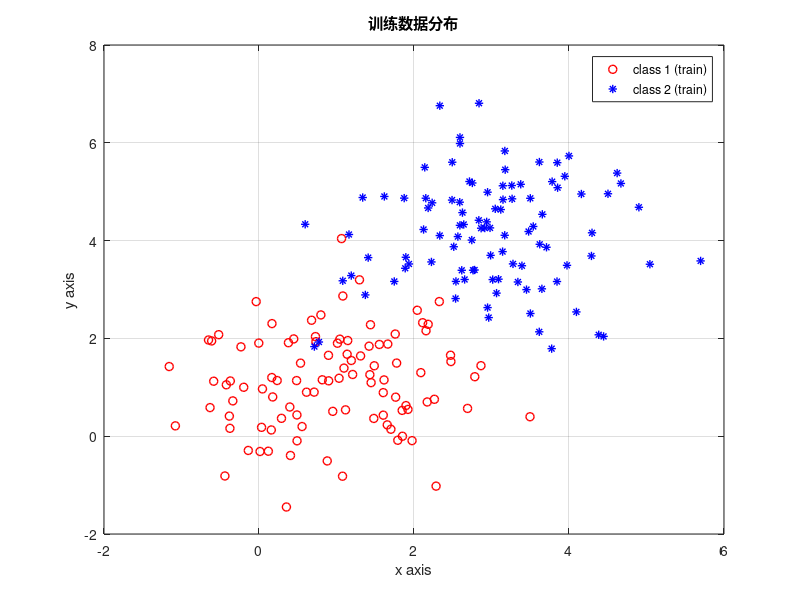
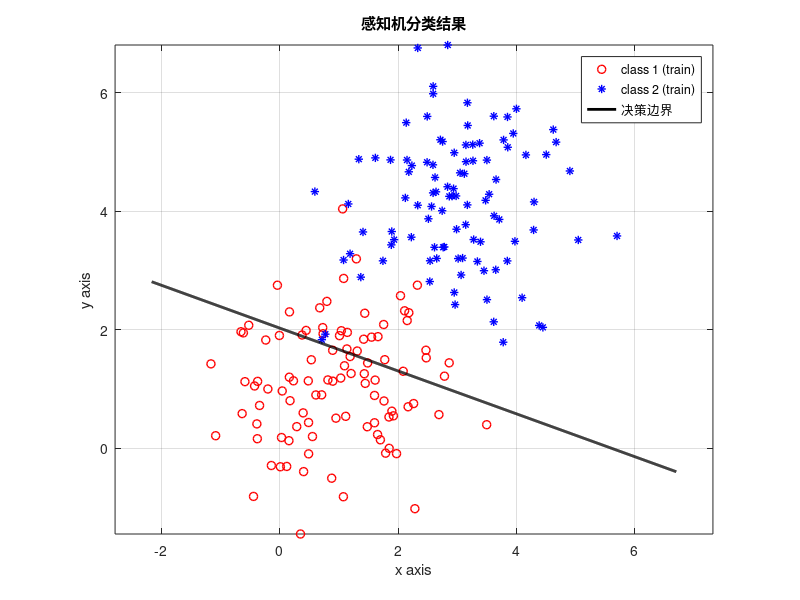
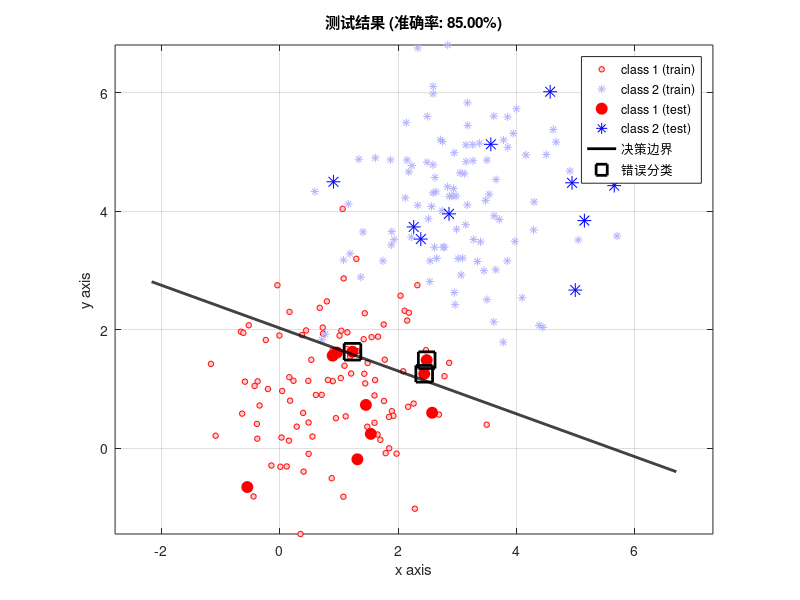
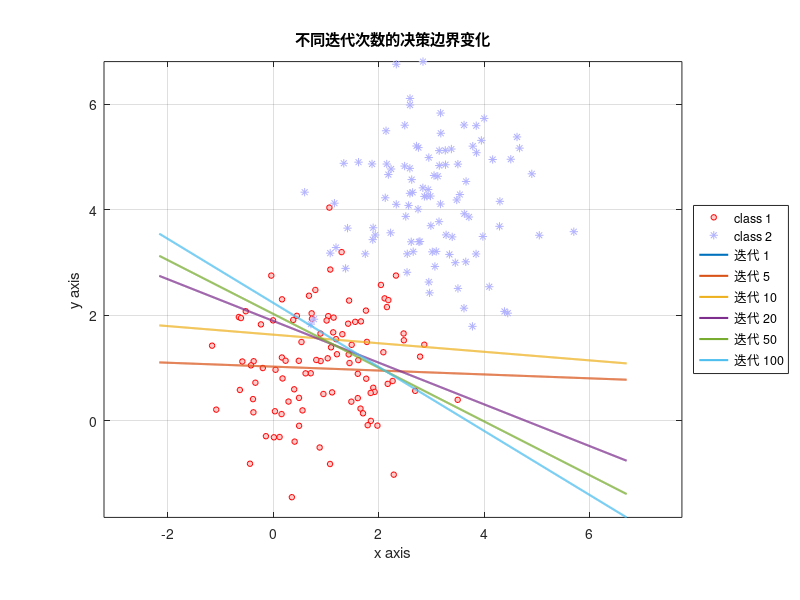

These figures' MATLAB source, in order:
%% 感知机实验完整实现 - 南开大学机器学习实验课

%% 1. 数据生成（基于提供的代码）
clear all; close all; clc;

% 训练数据生成（每类100个）
n_train = 100;        % 每类样本量
center1 = [1, 1];     % 第一类数据中心
center2 = [3, 4];     % 第二类数据中心

% 生成训练数据矩阵（200x2）
X_train = zeros(2*n_train, 2);
Y_train = zeros(2*n_train, 1);

% 第一类数据（标签=1）
X_train(1:n_train, :) = ones(n_train, 1)*center1 + randn(n_train, 2);
Y_train(1:n_train) = 1;

% 第二类数据（标签=-1）
X_train(n_train+1:2*n_train, :) = ones(n_train, 1)*center2 + randn(n_train, 2);
Y_train(n_train+1:2*n_train) = -1;

% 测试数据生成（每类10个）
n_test = 10;
X_test = zeros(2*n_test, 2);
Y_test = zeros(2*n_test, 1);

% 第一类测试数据
X_test(1:n_test, :) = ones(n_test, 1)*center1 + randn(n_test, 2);
Y_test(1:n_test) = 1;

% 第二类测试数据
X_test(n_test+1:2*n_test, :) = ones(n_test, 1)*center2 + randn(n_test, 2);
Y_test(n_test+1:2*n_test) = -1;

% 可视化训练数据
figure(1)
set(gcf, 'Position', [100, 100, 700, 600], 'color', 'w')
set(gca, 'Fontsize', 12)
plot(X_train(1:n_train, 1), X_train(1:n_train, 2), 'ro', 'LineWidth', 1, 'MarkerSize', 6)
hold on;
plot(X_train(n_train+1:2*n_train, 1), X_train(n_train+1:2*n_train, 2), 'b*', 'LineWidth', 1, 'MarkerSize', 6)
xlabel('x axis');
ylabel('y axis');
title('训练数据分布');
legend('class 1 (train)', 'class 2 (train)');
grid on;

%% 2. 感知机实现（手动实现随机梯度下降）
% 初始化参数
w = zeros(2, 1);  % 权重向量 (2x1)
b = 0;            % 偏置项
eta = 0.1;        % 学习率
max_epochs = 100; % 最大迭代次数
converged = false;% 收敛标志

% 训练过程记录（用于可视化）
training_history = struct('w', cell(max_epochs,1), 'b', cell(max_epochs,1));

% 随机梯度下降
for epoch = 1:max_epochs
    misclassified = 0;
    
    % 保存当前参数（用于历史记录）
    training_history(epoch).w = w;
    training_history(epoch).b = b;
    
    % 遍历所有样本
    for i = 1:length(Y_train)
        % 计算预测值
        prediction = sign(w' * X_train(i, :)' + b);
        
        % 检查是否误分类
        if Y_train(i) * (w' * X_train(i, :)' + b) <= 0
            % 更新权重和偏置
            w = w + eta * Y_train(i) * X_train(i, :)';
            b = b + eta * Y_train(i);
            misclassified = misclassified + 1;
        end
    end
    
    % 如果没有误分类点，提前终止
    if misclassified == 0
        converged = true;
        fprintf('在第 %d 轮迭代后收敛\n', epoch);
        break;
    end
    
    % 每10轮显示进度
    if mod(epoch, 10) == 0
        fprintf('第 %d 轮迭代，误分类点数: %d\n', epoch, misclassified);
    end
end

% 最终训练结果
fprintf('训练完成! 最终参数: w = [%.4f, %.4f], b = %.4f\n', w(1), w(2), b);

%% 3. 可视化分类边界
% 计算分类边界
x_range = [min(X_train(:,1))-1, max(X_train(:,1))+1];
x1 = linspace(x_range(1), x_range(2), 1000);
y1 = (-b - w(1)*x1) / w(2);  % w1*x + w2*y + b = 0

% 绘制分类结果
figure(2)
set(gcf, 'Position', [100, 100, 900, 700], 'color', 'w')
set(gca, 'Fontsize', 12)

% 绘制训练数据
plot(X_train(1:n_train, 1), X_train(1:n_train, 2), 'ro', 'LineWidth', 1, 'MarkerSize', 6)
hold on;
plot(X_train(n_train+1:2*n_train, 1), X_train(n_train+1:2*n_train, 2), 'b*', 'LineWidth', 1, 'MarkerSize', 6)

% 绘制分类边界
plot(x1, y1, 'k-', 'LineWidth', 2)
xlabel('x axis');
ylabel('y axis');
title('感知机分类结果');
legend('class 1 (train)', 'class 2 (train)', '决策边界');
grid on;
axis equal;

%% 4. 测试集评估
% 预测测试集
correct = 0;
predictions = zeros(size(Y_test));

for i = 1:length(Y_test)
    % 计算预测值
    pred_val = sign(w' * X_test(i, :)' + b);
    predictions(i) = pred_val;
    
    % 检查是否正确分类
    if pred_val == Y_test(i)
        correct = correct + 1;
    end
end

% 计算准确率
accuracy = correct / length(Y_test) * 100;
fprintf('测试准确率: %.2f%% (%d/%d)\n', accuracy, correct, length(Y_test));

% 可视化测试结果
figure(3)
set(gcf, 'Position', [100, 100, 900, 700], 'color', 'w')
set(gca, 'Fontsize', 12)

% 绘制训练数据（浅色）
plot(X_train(1:n_train, 1), X_train(1:n_train, 2), 'ro', 'MarkerFaceColor', [1 0.8 0.8], 'MarkerSize', 4)
hold on;
plot(X_train(n_train+1:2*n_train, 1), X_train(n_train+1:2*n_train, 2), 'b*', 'MarkerEdgeColor', [0.7 0.7 1], 'MarkerSize', 6)

% 绘制测试数据（深色）
plot(X_test(1:n_test, 1), X_test(1:n_test, 2), 'ro', 'MarkerFaceColor', 'r', 'MarkerSize', 8)
plot(X_test(n_test+1:2*n_test, 1), X_test(n_test+1:2*n_test, 2), 'b*', 'MarkerSize', 10)

% 绘制分类边界
plot(x1, y1, 'k-', 'LineWidth', 2)

% 标记错误分类点
misclassified_idx = find(predictions ~= Y_test);
if ~isempty(misclassified_idx)
    plot(X_test(misclassified_idx, 1), X_test(misclassified_idx, 2), 'ks', 'MarkerSize', 12, 'LineWidth', 2)
    legend_str = {'class 1 (train)', 'class 2 (train)', 'class 1 (test)', 'class 2 (test)', '决策边界', '错误分类'};
else
    legend_str = {'class 1 (train)', 'class 2 (train)', 'class 1 (test)', 'class 2 (test)', '决策边界'};
end

xlabel('x axis');
ylabel('y axis');
title(sprintf('测试结果 (准确率: %.2f%%)', accuracy));
legend(legend_str);
grid on;
axis equal;

%% 5. 附加题1：不同迭代次数的决策边界变化（示例）
if exist('training_history', 'var')
    figure(4)
    set(gcf, 'Position', [100, 100, 1200, 900], 'color', 'w')
    set(gca, 'Fontsize', 10)
    
    % 选择关键迭代点
    plot_epochs = [1, 5, 10, 20, 50, min(epoch, max_epochs)];
    colors = lines(length(plot_epochs));
    
    % 绘制训练数据
    plot(X_train(1:n_train, 1), X_train(1:n_train, 2), 'ro', 'MarkerSize', 4, 'MarkerFaceColor', [1 0.8 0.8])
    hold on;
    plot(X_train(n_train+1:2*n_train, 1), X_train(n_train+1:2*n_train, 2), 'b*', 'MarkerEdgeColor', [0.7 0.7 1], 'MarkerSize', 6)
    
    % 绘制不同迭代次数的决策边界
    legend_str = {'class 1', 'class 2'};
    for i = 1:length(plot_epochs)
        e = plot_epochs(i);
        w_hist = training_history(e).w;
        b_hist = training_history(e).b;
        
        % 计算分类边界
        y_hist = (-b_hist - w_hist(1)*x1) / w_hist(2);
        
        % 绘制边界
        plot(x1, y_hist, '-', 'LineWidth', 1.5, 'Color', colors(i, :))
        legend_str{end+1} = sprintf('迭代 %d', e);
    end
    
    xlabel('x axis');
    ylabel('y axis');
    title('不同迭代次数的决策边界变化');
    legend(legend_str, 'Location', 'eastoutside');
    grid on;
    axis equal;
end

%% 6. 实验报告生成（结果输出）
fprintf('\n===== 实验报告摘要 =====\n');
fprintf('实验名称: 感知机模型实现\n');
fprintf('训练数据: 每类100个样本 (共200个)\n');
fprintf('测试数据: 每类10个样本 (共20个)\n');
fprintf('学习率(η): %.2f\n', eta);
fprintf('最大迭代次数: %d\n', max_epochs);
fprintf('实际迭代次数: %d\n', epoch);
fprintf('收敛状态: %s\n', converged);
fprintf('最终权重 w: [%.4f, %.4f]\n', w(1), w(2));
fprintf('最终偏置 b: %.4f\n', b);
fprintf('测试准确率: %.2f%%\n', accuracy);
fprintf('========================\n');